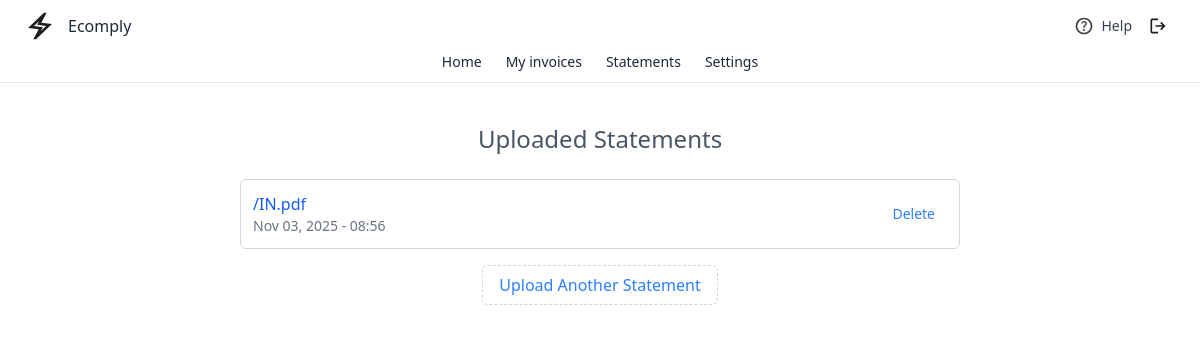
/statements/ (signed in), run on an earlier commit of the app's database.
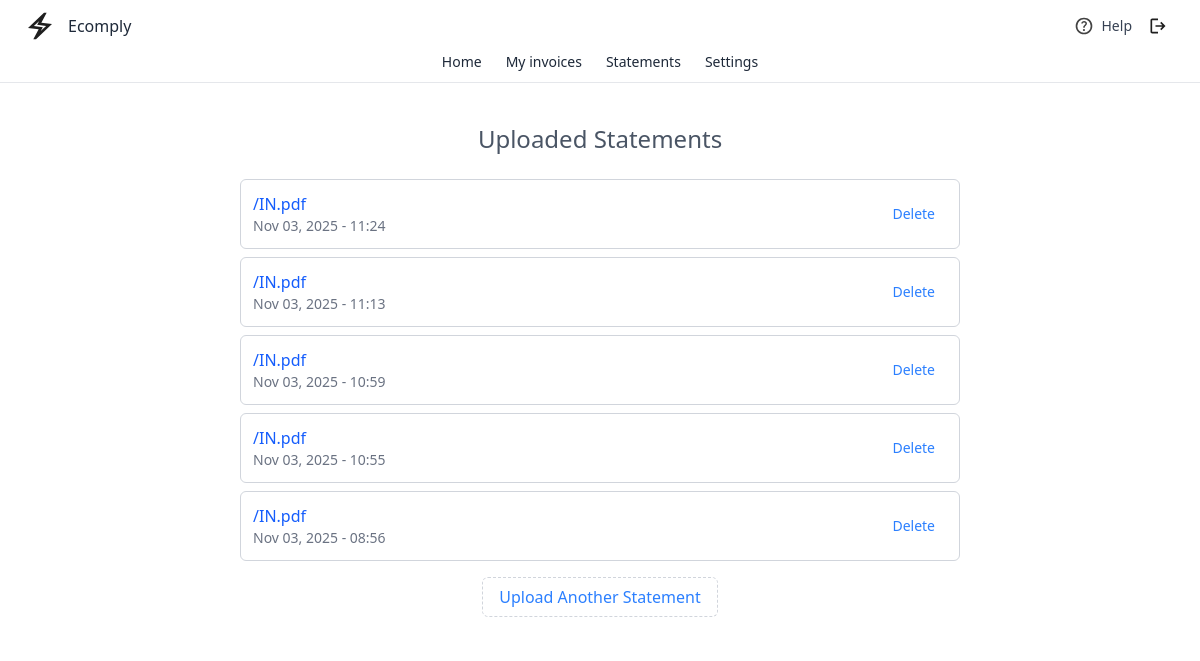
And on a later commit of the database.
### page/models.py (models this page shows, shortened)
class UploadedStatement(models.Model):
    user = models.ForeignKey(User, on_delete=models.CASCADE)
    file = models.FileField(upload_to='statements/')
    uploaded_at = models.DateTimeField(auto_now_add=True)

### page/views.py (the view)
# urls.py: path('statements/', StatementListView.as_view(), name='statements'),
@method_decorator(login_required, name='dispatch')
class StatementListView(View):
    template_name = 'dashboard/statements.html'
    def get(self, request):
        statements = UploadedStatement.objects.filter(user=request.user).order_by('-uploaded_at')
        return render(request, self.template_name, {'statements': statements})

### templates/dashboard/statements.html (shortened to what this page needs)
{% extends 'base.html' %}
{% load static %}
{% block content %}
  {% include 'components/navbar.html' %}
  <div class="m-4 flex items-center justify-center bg-transparent">
    <div class="bg-white bg-opacity-95 rounded-md p-6 w-full max-w-3xl">
      <h1 class="text-2xl font-medium mb-6 text-gray-600 text-center">Uploaded Statements</h1>
      {% if statements %}
        <ul class="divide-y divide-gray-200">
          {% for s in statements %}
            <li class="py-3 flex items-center justify-between border p-3 mb-2 border-gray-300 rounded-md hover:bg-blue-100">
              <div >
                <a href="{{ s.file.url }}" target="_blank" class="text-blue-600 hover:underline">
                  {{ s.file.name|slice:"10:" }}
                </a>
                <span class="text-gray-500 text-sm block">
                  {{ s.uploaded_at|date:"M d, Y - H:i" }}
                </span>
              </div>
              <form action="{% url 'delete_statement' s.pk %}" method="post" onsubmit="return confirm('Are you sure you want to delete this statement?');">
                <button type="submit"
                              class="px-3 py-1 text-sm  text-blue-500 hover:bg-gray-300 hover:text-blue-800 hover:rounded-md transition-all duration-200">
                  Delete
                </button>
              </form>
            </li>
          {% endfor %}
        </ul>
      {% else %}
        <p class="text-gray-600 text-center">No statements uploaded yet.</p>
      {% endif %}
      <div class="mt-6 text-center">
        <a href="{% url 'upload_statement' %}"
           class="px-4 py-2 border border-gray-300 border-dashed rounded-md text-blue-500 hover:bg-gray-300 hover:text-blue-800 hover:rounded-md transition-all duration-300">
          Upload Another Statement
        </a>
      </div>
    </div>
  </div>
{% endblock %}

### templates/base.html (shortened to what this page needs)
{% load static tailwind_tags %}
<!DOCTYPE html>
<html lang="en">
<head>
      {% tailwind_css %}
</head>
<body>
      {% block content %}
    {% endblock %}
</body>
</html>

### templates/components/navbar.html
{% load static %}
<nav class="flex items-center justify-between px-6 py-2  bg-white">
  <div class="flex items-center space-x-3">
    <img src="{% static 'img/bolt.svg' %}" alt="Logo" class="h-8 w-8" />
        <span class="text-gray-800 font-medium">Ecomply</span>
  </div>
  {% load static %}
<div class="flex items-center space-x-2">
  <a href="#"
     class="flex items-center space-x-2 text-gray-700 hover:text-red-700 transition duration-200"
     title="Help">
    <img src="{% static 'img/help.svg' %}"
         alt="Help"
         class="w-5 h-5 object-contain">
    <span class="text-sm font-medium">Help</span>
  </a>
  <a href="{% url 'logout' %}"
     class="flex items-center justify-center w-9 h-9 rounded-full hover:bg-gray-100 transition duration-200"
     title="Logout">
    <img src="{% static 'img/logout.svg' %}"
         alt="Logout"
         class="w-5 h-5 object-contain">
  </a>
</div>
</nav>
<div class="flex items-center justify-center space-x-6 px-6  border-b border-gray-200 bg-white text-sm font-medium">
  <a href="{% url 'dashboard' %}" class="text-gray-800 border-b-2 border-transparent hover:border-blue-700 hover:text-blue-700 pb-2 transition-all duration-200">
   Home
  </a>
 <a href="{% url 'invoices' %}" class="text-gray-800 border-b-2 border-transparent hover:border-blue-700 hover:text-blue-700 pb-2 transition-all duration-200">
    My invoices
  </a>
  <a href="{% url 'statements' %}" class="text-gray-800 border-b-2 border-transparent hover:border-blue-700 hover:text-blue-700 pb-2 transition-all duration-200">
     Statements
  </a>
  <a href="#" class="text-gray-800 border-b-2 border-transparent hover:border-blue-700 hover:text-blue-700 pb-2 transition-all duration-200">
    Settings
  </a>
</div>

What changed in the data, as far as the page shows it:
added UploadedStatement: file.name "/IN.pdf", uploaded_at "Nov 03, 2025 - 11:24"
added UploadedStatement: file.name "/IN.pdf", uploaded_at "Nov 03, 2025 - 11:13"
added UploadedStatement: file.name "/IN.pdf", uploaded_at "Nov 03, 2025 - 10:59"
added UploadedStatement: file.name "/IN.pdf", uploaded_at "Nov 03, 2025 - 10:55"
